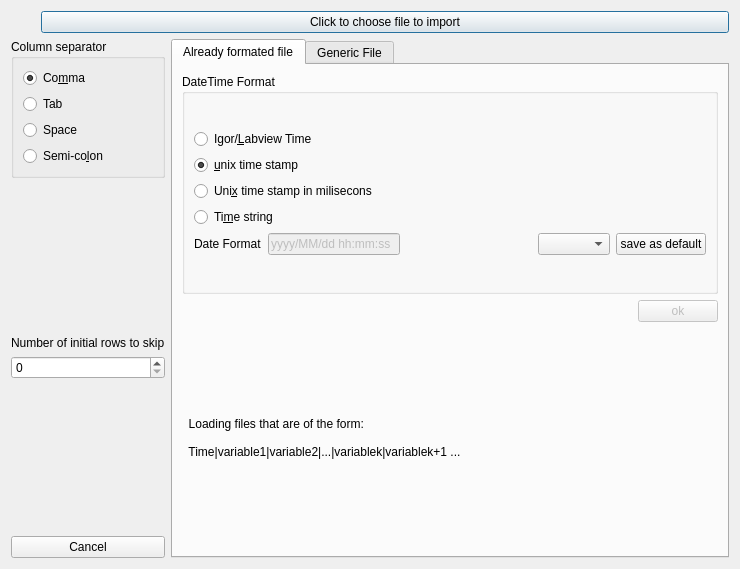
<?xml version="1.0" encoding="UTF-8"?>
<ui version="4.0">
 <class>loadLocalFile</class>
 <widget class="QDialog" name="loadLocalFile">
  <property name="geometry">
   <rect>
    <x>0</x>
    <y>0</y>
    <width>740</width>
    <height>569</height>
   </rect>
  </property>
  <property name="windowTitle">
   <string>Load local file</string>
  </property>
  <property name="windowIcon">
   <iconset resource="icons.qrc">
    <normaloff>:/Icons/Icons/open96.svg</normaloff>:/Icons/Icons/open96.svg</iconset>
  </property>
  <layout class="QGridLayout" name="gridLayout_8">
   <item row="0" column="0">
    <layout class="QHBoxLayout" name="horizontalLayout_4">
     <item>
      <widget class="QLabel" name="label_2">
       <property name="maximumSize">
        <size>
         <width>24</width>
         <height>24</height>
        </size>
       </property>
       <property name="text">
        <string/>
       </property>
       <property name="pixmap">
        <pixmap resource="icons.qrc">:/Icons/Icons/user-home.png</pixmap>
       </property>
       <property name="scaledContents">
        <bool>true</bool>
       </property>
      </widget>
     </item>
     <item>
      <widget class="QPushButton" name="choosefile">
       <property name="toolTip">
        <string>Click to open a file selector window</string>
       </property>
       <property name="text">
        <string>Click to choose file to import</string>
       </property>
      </widget>
     </item>
    </layout>
   </item>
   <item row="1" column="0">
    <layout class="QHBoxLayout" name="horizontalLayout_6">
     <item>
      <layout class="QVBoxLayout" name="verticalLayout_2">
       <item>
        <widget class="QGroupBox" name="groupBox">
         <property name="title">
          <string>Column separator</string>
         </property>
         <layout class="QGridLayout" name="gridLayout_2">
          <item row="0" column="0">
           <layout class="QVBoxLayout" name="verticalLayout">
            <item>
             <widget class="QRadioButton" name="comma">
              <property name="toolTip">
               <string>This will make a file with values separated by commas.</string>
              </property>
              <property name="text">
               <string>Co&amp;mma</string>
              </property>
              <property name="checked">
               <bool>true</bool>
              </property>
             </widget>
            </item>
            <item>
             <widget class="QRadioButton" name="tab">
              <property name="toolTip">
               <string>This will make a file with values separated by tabs.</string>
              </property>
              <property name="text">
               <string>Tab</string>
              </property>
             </widget>
            </item>
            <item>
             <widget class="QRadioButton" name="space">
              <property name="toolTip">
               <string>&lt;!DOCTYPE HTML PUBLIC &quot;-//W3C//DTD HTML 4.0//EN&quot; &quot;http://www.w3.org/TR/REC-html40/strict.dtd&quot;&gt;
&lt;html&gt;&lt;head&gt;&lt;meta name=&quot;qrichtext&quot; content=&quot;1&quot; /&gt;&lt;style type=&quot;text/css&quot;&gt;
p, li { white-space: pre-wrap; }
&lt;/style&gt;&lt;/head&gt;&lt;body style=&quot; font-family:'Sans Serif'; font-size:9pt; font-weight:400; font-style:normal;&quot;&gt;
&lt;p style=&quot; margin-top:0px; margin-bottom:0px; margin-left:0px; margin-right:0px; -qt-block-indent:0; text-indent:0px;&quot;&gt;This will make a file with values separated by spaces.&lt;/p&gt;
&lt;p style=&quot;-qt-paragraph-type:empty; margin-top:0px; margin-bottom:0px; margin-left:0px; margin-right:0px; -qt-block-indent:0; text-indent:0px;&quot;&gt;&lt;/p&gt;
&lt;p style=&quot; margin-top:0px; margin-bottom:0px; margin-left:0px; margin-right:0px; -qt-block-indent:0; text-indent:0px;&quot;&gt;&lt;span style=&quot; text-decoration: underline; color:#ff0000;&quot;&gt;Beware that this option can lead to strange results when header columns labels have more that a word.&lt;/span&gt;&lt;/p&gt;&lt;/body&gt;&lt;/html&gt;</string>
              </property>
              <property name="text">
               <string>Space</string>
              </property>
             </widget>
            </item>
            <item>
             <widget class="QRadioButton" name="semicolon">
              <property name="text">
               <string>Semi-co&amp;lon</string>
              </property>
             </widget>
            </item>
           </layout>
          </item>
         </layout>
        </widget>
       </item>
       <item>
        <spacer name="verticalSpacer">
         <property name="orientation">
          <enum>Qt::Vertical</enum>
         </property>
         <property name="sizeHint" stdset="0">
          <size>
           <width>20</width>
           <height>40</height>
          </size>
         </property>
        </spacer>
       </item>
       <item>
        <widget class="QLabel" name="label_5">
         <property name="text">
          <string>Number of initial rows to skip</string>
         </property>
        </widget>
       </item>
       <item>
        <widget class="QSpinBox" name="igl"/>
       </item>
       <item>
        <spacer name="verticalSpacer_2">
         <property name="orientation">
          <enum>Qt::Vertical</enum>
         </property>
         <property name="sizeHint" stdset="0">
          <size>
           <width>20</width>
           <height>40</height>
          </size>
         </property>
        </spacer>
       </item>
       <item>
        <widget class="QPushButton" name="cancelbutton">
         <property name="text">
          <string>Cancel</string>
         </property>
         <property name="icon">
          <iconset resource="icons.qrc">
           <normaloff>:/Icons/Icons/cancel4.svg</normaloff>:/Icons/Icons/cancel4.svg</iconset>
         </property>
        </widget>
       </item>
      </layout>
     </item>
     <item>
      <widget class="QTabWidget" name="tabWidget">
       <property name="currentIndex">
        <number>0</number>
       </property>
       <widget class="QWidget" name="formatedFile">
        <attribute name="title">
         <string>Already formated file</string>
        </attribute>
        <layout class="QGridLayout" name="gridLayout_4">
         <item row="0" column="0">
          <layout class="QVBoxLayout" name="verticalLayout_3">
           <item>
            <widget class="QGroupBox" name="groupBox_2">
             <property name="title">
              <string>DateTime Format</string>
             </property>
             <layout class="QGridLayout" name="gridLayout_3">
              <item row="0" column="0">
               <layout class="QGridLayout" name="gridLayout">
                <item row="0" column="0">
                 <widget class="QRadioButton" name="Igortime">
                  <property name="text">
                   <string>Igor/&amp;Labview Time</string>
                  </property>
                  <property name="checked">
                   <bool>false</bool>
                  </property>
                 </widget>
                </item>
                <item row="1" column="0">
                 <widget class="QRadioButton" name="unixtime">
                  <property name="text">
                   <string>&amp;unix time stamp</string>
                  </property>
                  <property name="checked">
                   <bool>true</bool>
                  </property>
                 </widget>
                </item>
                <item row="2" column="0">
                 <widget class="QRadioButton" name="miliunixtime">
                  <property name="text">
                   <string>Uni&amp;x time stamp in milisecons</string>
                  </property>
                 </widget>
                </item>
                <item row="3" column="0">
                 <widget class="QRadioButton" name="TimeString">
                  <property name="text">
                   <string>Ti&amp;me string</string>
                  </property>
                 </widget>
                </item>
                <item row="4" column="0">
                 <layout class="QHBoxLayout" name="horizontalLayout">
                  <item>
                   <widget class="QLabel" name="datelabel">
                    <property name="text">
                     <string>Date Format</string>
                    </property>
                   </widget>
                  </item>
                  <item>
                   <widget class="QLineEdit" name="datef">
                    <property name="enabled">
                     <bool>false</bool>
                    </property>
                    <property name="text">
                     <string>yyyy/MM/dd hh:mm:ss</string>
                    </property>
                   </widget>
                  </item>
                  <item>
                   <spacer name="horizontalSpacer_2">
                    <property name="orientation">
                     <enum>Qt::Horizontal</enum>
                    </property>
                    <property name="sizeHint" stdset="0">
                     <size>
                      <width>40</width>
                      <height>20</height>
                     </size>
                    </property>
                   </spacer>
                  </item>
                  <item>
                   <widget class="QComboBox" name="sometexttimeformats">
                    <property name="toolTip">
                     <string>&lt;html&gt;&lt;head/&gt;&lt;body&gt;&lt;p align=&quot;justify&quot;&gt;Here you can select some predefined DateTime string formats. If the format you want is not available you can write it , by hand, in the left box&lt;/p&gt;&lt;/body&gt;&lt;/html&gt;</string>
                    </property>
                    <property name="sizeAdjustPolicy">
                     <enum>QComboBox::AdjustToContents</enum>
                    </property>
                   </widget>
                  </item>
                  <item>
                   <widget class="QPushButton" name="savedefault">
                    <property name="text">
                     <string>save as default</string>
                    </property>
                   </widget>
                  </item>
                 </layout>
                </item>
               </layout>
              </item>
             </layout>
            </widget>
           </item>
           <item>
            <layout class="QHBoxLayout" name="horizontalLayout_2">
             <item>
              <spacer name="horizontalSpacer">
               <property name="orientation">
                <enum>Qt::Horizontal</enum>
               </property>
               <property name="sizeHint" stdset="0">
                <size>
                 <width>278</width>
                 <height>20</height>
                </size>
               </property>
              </spacer>
             </item>
             <item>
              <widget class="QPushButton" name="alreadyformatedokbutton">
               <property name="enabled">
                <bool>false</bool>
               </property>
               <property name="text">
                <string>ok</string>
               </property>
               <property name="icon">
                <iconset resource="icons.qrc">
                 <normaloff>:/Icons/Icons/check46.svg</normaloff>:/Icons/Icons/check46.svg</iconset>
               </property>
              </widget>
             </item>
            </layout>
           </item>
           <item>
            <widget class="QLabel" name="label">
             <property name="text">
              <string>  Loading files that are of the form:

  Time|variable1|variable2|...|variablek|variablek+1 ...       </string>
             </property>
            </widget>
           </item>
          </layout>
         </item>
        </layout>
       </widget>
       <widget class="QWidget" name="Genericfile">
        <attribute name="title">
         <string>Generic File</string>
        </attribute>
        <layout class="QGridLayout" name="gridLayout_5">
         <item row="0" column="0">
          <layout class="QVBoxLayout" name="verticalLayout_4">
           <item>
            <widget class="QGroupBox" name="groupBox_3">
             <property name="title">
              <string>Columns to fetch</string>
             </property>
             <layout class="QGridLayout" name="gridLayout_7">
              <item row="0" column="0">
               <layout class="QVBoxLayout" name="verticalLayout_5">
                <item>
                 <widget class="QLabel" name="label_3">
                  <property name="text">
                   <string>A semi-colon separated string of the form:
temp@3;voltage@5;conc@10
This will load the temp, voltage and conc fields that are in the columns 
3,5 and 10 of the local file.
</string>
                  </property>
                 </widget>
                </item>
                <item>
                 <widget class="QLineEdit" name="columnstoinclude"/>
                </item>
               </layout>
              </item>
             </layout>
            </widget>
           </item>
           <item>
            <widget class="QGroupBox" name="groupBox_4">
             <property name="title">
              <string>Columns and format of date and time.</string>
             </property>
             <layout class="QGridLayout" name="gridLayout_6">
              <item row="0" column="0">
               <layout class="QVBoxLayout" name="verticalLayout_6">
                <item>
                 <widget class="QLabel" name="label_4">
                  <property name="text">
                   <string>A semi-colon separated string with the columns and format of date time.
example:
yyyy-MM-dd@2;hh@3;mm@11
will mean date, in the displayed format, is at col2, the hours at column 3
and the minutes at column 11. Especial formats are allowed as UNIXTIME,
IGORTIME,UNIXTIMEMILI</string>
                  </property>
                 </widget>
                </item>
                <item>
                 <widget class="QLineEdit" name="columnsoftime"/>
                </item>
               </layout>
              </item>
             </layout>
            </widget>
           </item>
           <item>
            <layout class="QHBoxLayout" name="horizontalLayout_5">
             <item>
              <layout class="QHBoxLayout" name="horizontalLayout_3"/>
             </item>
             <item>
              <spacer name="horizontalSpacer_3">
               <property name="orientation">
                <enum>Qt::Horizontal</enum>
               </property>
               <property name="sizeHint" stdset="0">
                <size>
                 <width>40</width>
                 <height>20</height>
                </size>
               </property>
              </spacer>
             </item>
             <item>
              <widget class="QPushButton" name="Gokbutton">
               <property name="enabled">
                <bool>false</bool>
               </property>
               <property name="text">
                <string>ok</string>
               </property>
               <property name="icon">
                <iconset resource="icons.qrc">
                 <normaloff>:/Icons/Icons/check46.svg</normaloff>:/Icons/Icons/check46.svg</iconset>
               </property>
              </widget>
             </item>
            </layout>
           </item>
          </layout>
         </item>
        </layout>
       </widget>
      </widget>
     </item>
    </layout>
   </item>
  </layout>
 </widget>
 <resources>
  <include location="icons.qrc"/>
 </resources>
 <connections>
  <connection>
   <sender>cancelbutton</sender>
   <signal>pressed()</signal>
   <receiver>loadLocalFile</receiver>
   <slot>reject()</slot>
   <hints>
    <hint type="sourcelabel">
     <x>77</x>
     <y>543</y>
    </hint>
    <hint type="destinationlabel">
     <x>360</x>
     <y>284</y>
    </hint>
   </hints>
  </connection>
 </connections>
</ui>
